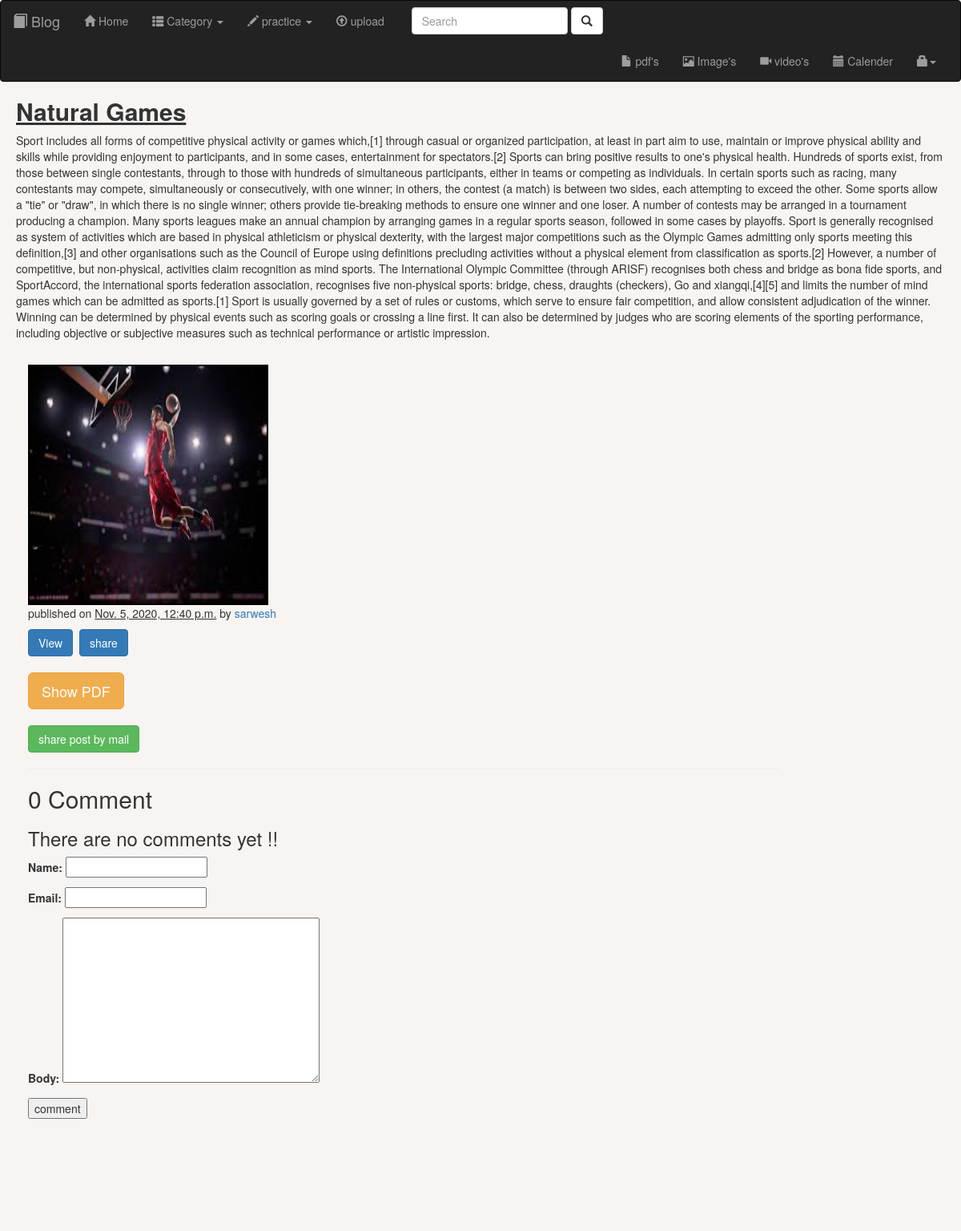
The app's page /2020/11/05/natural-games/ with its own data.
### testapp/models.py (models this page shows, shortened)
class Post(models.Model):
		STATUS_CHOICES = (('draft','Draft'),('published','Published'))
		title = models.CharField(max_length = 256)
		slug = models.SlugField(max_length = 264,unique_for_date='publish')
		author = models.ForeignKey(User,related_name = 'blog_posts',on_delete = models.CASCADE)
		body = models.TextField()
		image = models.ImageField(upload_to='images',null=True,default='No image')
		notesfiles = models.FileField(null=True,default='no pdf')
		publish = models.DateTimeField(default = timezone.now)
		created = models.DateTimeField(auto_now_add = True)
		updated = models.DateTimeField(auto_now = True)
		status = models.CharField(max_length = 10,choices = STATUS_CHOICES ,default = 'draft')
		objects = CustomManager()
		class Meta:
			ordering = ('-publish',)
		def get_absolute_url(self):
			return reverse('post_detail',args=[self.publish.year,self.publish.strftime('%m'),self.publish.strftime('%d'),self.slug])

### testapp/views.py (the view)
# urls.py: url(r'^(?P<year>\d{4})/(?P<month>\d{2})/(?P<day>\d{2})/(?P<post>[-\w]+)/$', views.post_detail_view,name='post_detail'),
def post_detail_view(request , year , month , day , post):
	pdf_provided = True
	image_provided = True
	post = get_object_or_404(Post , slug = post , status = 'published' , publish__year = year, publish__month = month, publish__day = day)
	image = post.image
	if image == 'No image':
		image_provided = False
	pdf = post.notesfiles
	if pdf == 'no pdf':
		pdf_provided = False
	comments=post.comments.filter(active=True)
	csubmit=False
	if request.method=='POST':
		form=CommentForm(request.POST)
		if form.is_valid():
			new_comment=form.save(commit=False)
			new_comment.post=post
			new_comment.save()
			csubmit=True
	else:
		form=CommentForm()
	return render(request , 'testapp/post_detail.html',{'post':post,'pdf':pdf_provided,'image':image_provided,'form':form,'csubmit':csubmit,'comments':comments})

### testapp/forms.py
class CommentForm(forms.ModelForm):
	class Meta:
		model=Comments
		fields=('name','email','body')

### testapp/models.py (called while the page is built)
	def get_queryset(self):
		return super().get_queryset().filter(status='published')

### testapp/templatetags/blog_tags.py (called while the page is built)
@register.inclusion_tag('testapp/latest123.html')
def show_latest_posts():
	latest_post = Post.objects.order_by('-publish')[:10]
	return {'latest_posts':latest_post}

### templates/testapp/post_detail.html (shortened to what this page needs)
<!DOCTYPE html>
{%extends 'testapp/base.html'%}
{%block data%}
	<h2><strong><u>{{post.title}}</u></strong></h2>
	<p>{{post.body}}</p>
	<div class="col-md-10" id="imagesview">
	<div class="row mt-3">
		<div class="col-md-12">
			<div class="card-columns">
				<div class="card" >
				{%if image%}
				<img src="/media/{{post.image}}" class="card-img-top" alt="..." style="border:2px solid black;" height="300" width="300">
				<div class="card-body">
				<div id="uploaddetials">
					<p> published on <u>{{post.publish}}</u> by <a href="/{{post.id}}/get-users-post"><span class="author">{{post.author}}</span></a> </p>
				</div>
				<a href="#" class="btn btn-primary" onclick="showModel('{{post.image}}')">View</a>&nbsp;
				<a href="/{{post.id}}/share" type="button" class="btn btn-primary" data-dismiss="modal" target="_blank">share</a>
				<br><br>
				{%endif%}
				{%if pdf%}
				<button type="button" class="btn btn-warning btn-lg" data-toggle="modal" data-target="#myModal">
				 Show PDF
				</button>
				{%endif%}
				<br><br>
				<a href="/{{post.id}}/share" class="btn btn-success" target="_blank">share post by mail</a>
</div>
<hr>
{%with comments.count as comment_count%}
	<h2>{{comment_count}} Comment {{comments_count|pluralize}}</h2>
{%endwith%}
{%if comments%}
	{%for comment in comments%}
		<u><p>Comment {{forloop.counter}} by {{comment.name}} on {{comment.created}}</p></u>
		<h4>{{comment.body|linebreaks}}</h4>
		<hr>
	{%endfor%}
{%else%}
	<h3>There are no comments yet !! </h3>
{%endif%}
{%if csubmit%}
	<h2>Thanks for your comment</h2>
{%else%}
	<form method="post">
		{{form.as_p}}
		<input type="submit" value="comment">
	</form>
{%endif%}
	 <br><br><br><br><br><br><br>
{%endblock%}

### templates/testapp/base.html (style rules this page uses)
body { background-color:#f7f4f2; }
button { border:2px solid black; }

### records on screen
Post: title "Natural Games", body "Sport includes all forms of competitive physical activity or games which,[1] through casual or organized participation, at least in part aim to use, maintain or improve physical ability and skills while providing enjoyment to participants, and in some cases, entertainment for spectators.[2] Sports can bring positive results to one's physical health. Hundreds of sports exist, from those between single contestants, through to those with hundreds of simultaneous participants, either in teams or competing as individuals. In certain sports such as racing, many contestants may compete, simultaneously or consecutively, with one winner; in others, the contest (a match) is between two sides, each…", image (picture), publish "Nov. 5, 2020, 12:40 p.m.", author "sarwesh"

### other values on screen
{{ comment_count }} "0"
